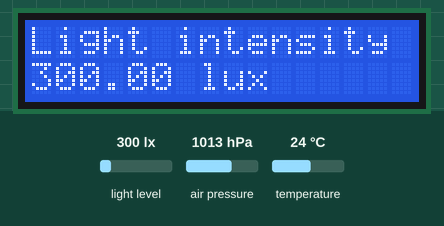
The sketch below on a simulated Arduino Uno, built with avr-gcc and run on an emulated ATmega328P. Parts: 16×2 character LCD. The inputs (shaded band) are chosen by the test bench; at power-on: light level 300 lx, air pressure 1013 hPa, temperature 24 °C.

Above: at 1.2 s.
1.3 s: light level set to 40 lx
At 6.5 s:
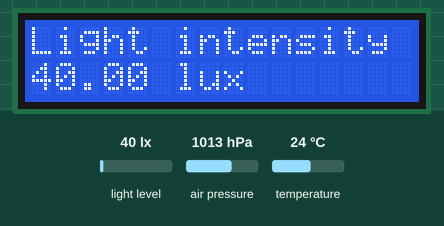
6.6 s: air pressure set to 952 hPa
At 14.2 s:
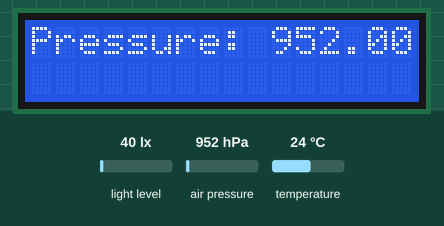
14.9 s: temperature set to 12 °C
At 18.3 s:
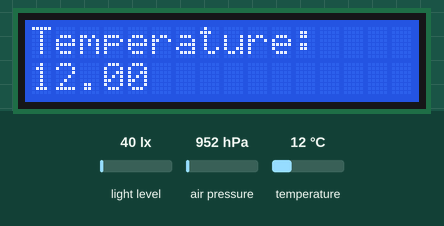
19.2 s: light level set to 500 lx
At 22.4 s:
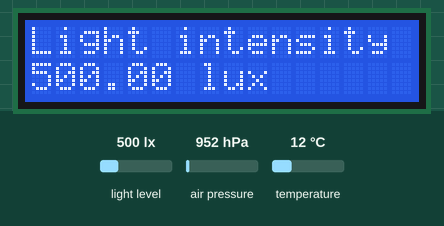
Timing chart, 0 to 23.9 s (numbered marks = the images above; inputs shaded):
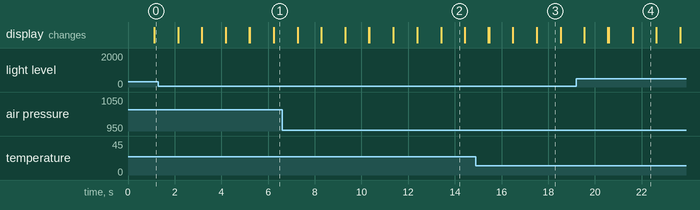

Measured:
- what the display in image 2 shows lasts 1.0 s, from 13.4 s to 14.4 s

The sketch:

BH1750_BMP_LCD.ino
```cpp
#include <Wire.h>
#include <Adafruit_Sensor.h>
#include <Adafruit_BMP280.h>
#include<LiquidCrystal_I2C.h>
#include<BH1750.h>
#define SEALEVELPRESSURE_HPA (1013.25)
LiquidCrystal_I2C lcd(0x3F,16,2);
BH1750 lightmeter;
Adafruit_BMP280 bmp;
float a,t,p,lux;
void setup() {
  // put your setup code here, to run once:
Wire.begin();
lightmeter.begin();
if (!bmp.begin(0x76)) {
  Serial.println("BMP280 not found!");
  while (1);
}
lcd.init();
lcd.backlight();
}

void loop() {
  // put your main code here, to run repeatedly:
lux=lightmeter.readLightLevel();
t=bmp.readTemperature();
a=bmp.readAltitude(SEALEVELPRESSURE_HPA);
p=bmp.readPressure()/ 100.0F;
welcome();
Lightlevel();
temp();
pressure();
altitude();
}
```

page1.ino
```cpp
void Lightlevel(){
  lcd.setCursor(0,0);
  lcd.print("Light intensity");
  lcd.setCursor(0,1);
  lcd.print(lux);
  lcd.print(" lux");
  delay(1000);
  lcd.clear();
}
```

page2.ino
```cpp
void temp(){
  lcd.setCursor(0,0);
  lcd.print("Temperature: ");
  lcd.setCursor(0,1);
  lcd.print(t);
  delay(1000);
  lcd.clear();
}
```

page3.ino
```cpp
void altitude(){
  lcd.setCursor(0,0);
  lcd.print("Altitude: ");
  lcd.print(a);
 delay(1000);
 lcd.clear();
}
```

page4.ino
```cpp
void pressure(){
  lcd.setCursor(0,0);
  lcd.print("Pressure: ");
  lcd.print(p);
  delay(1000);
  lcd.clear();
}
```

page5.ino
```cpp
void welcome(){
  lcd.setCursor(0,0);
  lcd.print("Welcome to the");
  lcd.setCursor(0,1);
  lcd.print("weather station");
  delay(1000);
lcd.clear();
}
```
